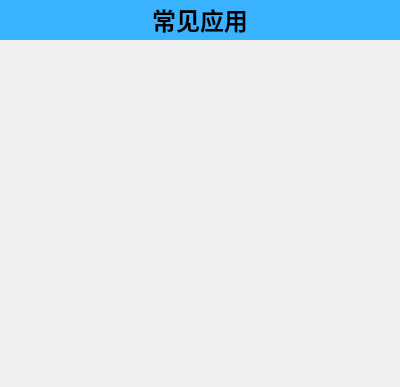
<?xml version="1.0" encoding="UTF-8"?>
<ui version="4.0">
 <class>AppWidget</class>
 <widget class="QWidget" name="AppWidget">
  <property name="geometry">
   <rect>
    <x>0</x>
    <y>0</y>
    <width>400</width>
    <height>387</height>
   </rect>
  </property>
  <property name="windowTitle">
   <string>Form</string>
  </property>
  <layout class="QVBoxLayout" name="verticalLayout">
   <property name="leftMargin">
    <number>0</number>
   </property>
   <property name="topMargin">
    <number>0</number>
   </property>
   <property name="rightMargin">
    <number>0</number>
   </property>
   <item>
    <widget class="QLabel" name="title">
     <property name="minimumSize">
      <size>
       <width>0</width>
       <height>40</height>
      </size>
     </property>
     <property name="font">
      <font>
       <family>宋体</family>
       <pointsize>18</pointsize>
       <weight>75</weight>
       <bold>true</bold>
      </font>
     </property>
     <property name="styleSheet">
      <string notr="true">background-color: rgb(57, 179, 255);</string>
     </property>
     <property name="text">
      <string>常见应用</string>
     </property>
     <property name="alignment">
      <set>Qt::AlignCenter</set>
     </property>
    </widget>
   </item>
   <item>
    <layout class="QGridLayout" name="gridLayout">
     <property name="leftMargin">
      <number>15</number>
     </property>
     <property name="topMargin">
      <number>20</number>
     </property>
     <property name="rightMargin">
      <number>15</number>
     </property>
     <property name="bottomMargin">
      <number>15</number>
     </property>
     <property name="spacing">
      <number>15</number>
     </property>
     <item row="1" column="1">
      <widget class="StyledButton" name="btnAsset" native="true">
       <property name="minimumSize">
        <size>
         <width>70</width>
         <height>70</height>
        </size>
       </property>
       <property name="styleSheet">
        <string notr="true">background-color: transparent;</string>
       </property>
      </widget>
     </item>
     <item row="0" column="1">
      <widget class="StyledButton" name="btnRepair" native="true">
       <property name="minimumSize">
        <size>
         <width>70</width>
         <height>70</height>
        </size>
       </property>
       <property name="styleSheet">
        <string notr="true">background-color: transparent;</string>
       </property>
      </widget>
     </item>
     <item row="0" column="2">
      <widget class="StyledButton" name="btnBuy" native="true">
       <property name="minimumSize">
        <size>
         <width>70</width>
         <height>70</height>
        </size>
       </property>
       <property name="styleSheet">
        <string notr="true">background-color: transparent;</string>
       </property>
      </widget>
     </item>
     <item row="0" column="0">
      <widget class="StyledButton" name="btnCar" native="true">
       <property name="minimumSize">
        <size>
         <width>70</width>
         <height>70</height>
        </size>
       </property>
       <property name="styleSheet">
        <string notr="true">background-color: transparent;</string>
       </property>
      </widget>
     </item>
     <item row="1" column="0">
      <widget class="StyledButton" name="btnRoom" native="true">
       <property name="minimumSize">
        <size>
         <width>70</width>
         <height>70</height>
        </size>
       </property>
       <property name="styleSheet">
        <string notr="true">background-color: transparent;</string>
       </property>
      </widget>
     </item>
     <item row="0" column="3">
      <widget class="StyledButton" name="btnPrint" native="true">
       <property name="minimumSize">
        <size>
         <width>70</width>
         <height>70</height>
        </size>
       </property>
       <property name="styleSheet">
        <string notr="true">background-color: transparent;</string>
       </property>
      </widget>
     </item>
    </layout>
   </item>
   <item>
    <spacer name="verticalSpacer">
     <property name="orientation">
      <enum>Qt::Vertical</enum>
     </property>
     <property name="sizeHint" stdset="0">
      <size>
       <width>20</width>
       <height>133</height>
      </size>
     </property>
    </spacer>
   </item>
  </layout>
 </widget>
 <customwidgets>
  <customwidget>
   <class>StyledButton</class>
   <extends>QWidget</extends>
   <header>widgets/StyledButton.h</header>
   <container>1</container>
  </customwidget>
 </customwidgets>
 <resources/>
 <connections/>
</ui>
